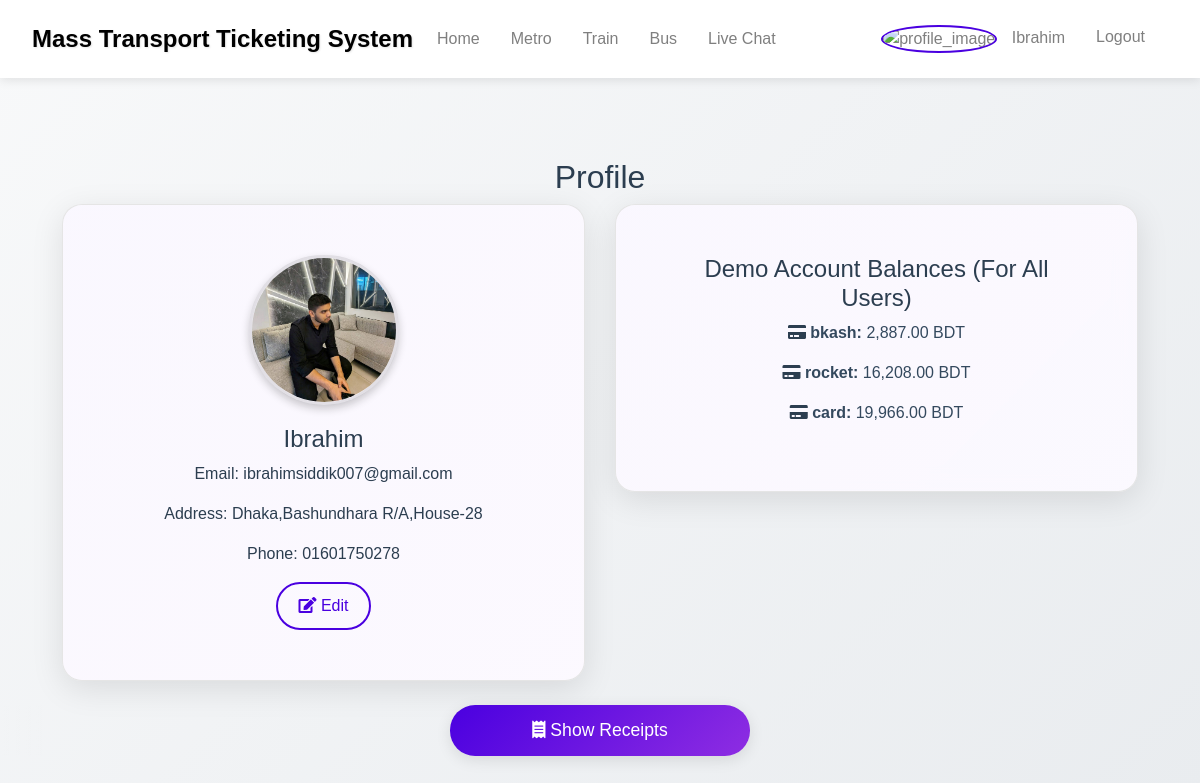
Page /profile.php (signed in) on the committed database.
### tables this page shows
CREATE TABLE `users` (
  `id` int(11) NOT NULL,
  `email` varchar(255) NOT NULL,
  `password` varchar(255) NOT NULL,
  `google_id` varchar(255) DEFAULT NULL,
  `name` varchar(255) DEFAULT NULL,
  `profile_image` varchar(255) DEFAULT NULL,
  `phone` varchar(20) DEFAULT NULL,
  `Address` varchar(255) NOT NULL
);

CREATE TABLE `demo_accounts` (
  `id` int(11) NOT NULL,
  `account_type` varchar(255) NOT NULL,
  `account_number` varchar(20) NOT NULL,
  `pin` varchar(10) NOT NULL,
  `balance` decimal(10,2) NOT NULL
);

### profile.php (the view, shortened to what this page needs)
<?php
include 'db.php';
$user_id = $_SESSION['user_id'];
$stmt = $conn1->prepare("SELECT name, email, profile_image, address, phone FROM users WHERE id = ?");
$stmt->bind_param("i", $user_id);
$stmt->execute();
$stmt->bind_result($username, $email, $profile_image, $address, $phone_number);
$balances = [];
$stmt = $conn1->prepare("SELECT account_type, balance FROM demo_accounts");
$stmt->execute();
$stmt->bind_result($accountType, $balance);
while ($stmt->fetch()) {
    $balances[] = [
        'account_type' => $accountType,
        'balance' => $balance
    ];
}
?>
<!DOCTYPE html>
<html lang="en">
<head>
    <link href="https://stackpath.bootstrapcdn.com/bootstrap/4.5.2/css/bootstrap.min.css" rel="stylesheet">
    <link href="https://cdnjs.cloudflare.com/ajax/libs/font-awesome/5.15.3/css/all.min.css" rel="stylesheet">
</head>
<body>
    <?php include 'nav.php'; ?>
    <div class="container">
        <h2 class="text-center mt-5">Profile</h2>
        <div class="row">
            <div class="col-md-6">
                <div class="card mb-4 profile-card">
                    <div class="card-body text-center" id="profile-info">
                        <?php if ($profile_image): ?>
                            <img src="<?php echo $profile_image; ?>" class="profile-image" alt="Profile Image">
                        <?php else: ?>
                            <img src="images/default_profile_account_photo.jpg" class="profile-image" alt="Default Profile Image">
                        <?php endif; ?>
                        <h4><?php echo htmlspecialchars($username); ?></h4>
                        <p>Email: <?php echo htmlspecialchars($email); ?></p>
                        <p>Address: <?php echo htmlspecialchars($address); ?></p>
                        <p>Phone: <?php echo htmlspecialchars($phone_number); ?></p>
                        <button class="btn btn-light" onclick="toggleEditForm()"><i class="fas fa-edit"></i> Edit</button>
                    </div>
                </div>
            </div>
            <div class="col-md-6">
                <div class="card mb-4 balance-card">
                    <div class="card-body text-center">
                        <h4>Demo Account Balances (For All Users)</h4>
                        <?php foreach ($balances as $balance): ?>
                            <p>
                                <i class="<?php echo $balance['account_type'] === 'bKash' ? 'fas fa-mobile-alt' : ($balance['account_type'] === 'Rocket' ? 'fas fa-wallet' : 'fas fa-credit-card'); ?>"></i>
                                <strong><?php echo htmlspecialchars($balance['account_type']); ?>:</strong>
                                <?php echo number_format($balance['balance'], 2); ?> BDT
                            </p>
                        <?php endforeach; ?>
                    </div>
                </div>
            </div>
            <div class="col-md-12 text-center">
                <button class="btn btn-toggle btn-block mx-auto" style="max-width: 300px;" onclick="toggleReceipts()">
                    <i class="fas fa-receipt"></i> Show Receipts
                </button>
            </div>
        </div>
    </div>
</body>
</html>

### profile.php (style rules this page uses)
:root { --primary-color: #4a00e0; --secondary-color: #8e2de2; --glass-bg: rgba(255, 255, 255, 0.9); --glass-border: rgba(0, 0, 0, 0.1); --glass-shadow: 0 8px 32px rgba(0, 0, 0, 0.1); --text-primary: #2c3e50; --text-secondary: #34495e; --success-color: #27ae60; --warning-color: #f39c12; --danger-color: #c0392b; --card-bg: rgba(255, 255, 255, 0.95); --hover-color: rgba(0, 0, 0, 0.05); --btn-text: #ffffff; --btn-bg: linear-gradient(135deg, var(--primary-color) 0%, var(--secondary-color) 100%); }
body { background: linear-gradient(135deg, #f8f9fa 0%, #e9ecef 100%); min-height: 100vh; font-family: 'Arial', sans-serif; color: var(--text-primary); position: relative; overflow-x: hidden; }
body::before { content: ''; position: fixed; top: 0; left: 0; width: 100%; height: 100%; background: url('images/profile_bg.jpg') center/cover no-repeat; opacity: 0.05; z-index: -1; }
.container { padding: 2rem; position: relative; z-index: 1; }
.profile-card, .balance-card { background: var(--card-bg); backdrop-filter: blur(10px); border: 1px solid var(--glass-border); border-radius: 20px; padding: 30px; box-shadow: var(--glass-shadow); transition: transform 0.3s ease, box-shadow 0.3s ease; position: relative; overflow: hidden; }
.profile-card::before, .balance-card::before { content: ''; position: absolute; top: 0; left: 0; width: 100%; height: 100%; background: linear-gradient(135deg, rgba(74, 0, 224, 0.03) 0%, rgba(142, 45, 226, 0.03) 100%); z-index: -1; }
.profile-image { width: 150px; height: 150px; border-radius: 50%; object-fit: cover; border: 3px solid var(--glass-border); box-shadow: 0 4px 8px rgba(0, 0, 0, 0.2); transition: transform 0.3s ease, box-shadow 0.3s ease; margin-bottom: 20px; }
.btn-toggle { background: var(--btn-bg); color: var(--btn-text); border: none; border-radius: 25px; padding: 12px 25px; font-size: 1.1rem; font-weight: 500; transition: all 0.3s ease; box-shadow: 0 4px 15px rgba(0, 0, 0, 0.1); }
.btn-toggle::before { content: ''; position: absolute; top: 0; left: -100%; width: 100%; height: 100%; background: linear-gradient(90deg, transparent, rgba(255, 255, 255, 0.2), transparent); transition: 0.5s; }
.btn-light { background: transparent; color: var(--primary-color); border: 2px solid var(--primary-color); border-radius: 25px; padding: 10px 20px; transition: all 0.3s ease; }
.balance-card h4 { color: var(--text-primary); }
.balance-card p { color: var(--text-secondary); }
.balance-card i { color: var(--text-primary); }

### nav.php (style rules this page uses)
:root { --navbar-bg-light: #ffffff; --navbar-bg-dark: #1a1a1a; --nav-link-light: #000000; --nav-link-dark: #ffffff; --nav-link-hover: #4a00e0; --nav-link-active: #8e2de2; --navbar-shadow: 0 2px 10px rgba(0, 0, 0, 0.1); --toggler-color: #000000; }

### rows in the picture
users: profile_image (picture), name "Ibrahim", email "ibrahimsiddik007@gmail.com", Address "Dhaka,Bashundhara R/A,House-28", phone "01601750278"
demo_accounts: account_type "bkash", balance "2,887.00"
demo_accounts: account_type "rocket", balance "16,208.00"
demo_accounts: account_type "card", balance "19,966.00"

### other values in the picture
$_SESSION['user_name'] "Ibrahim"
